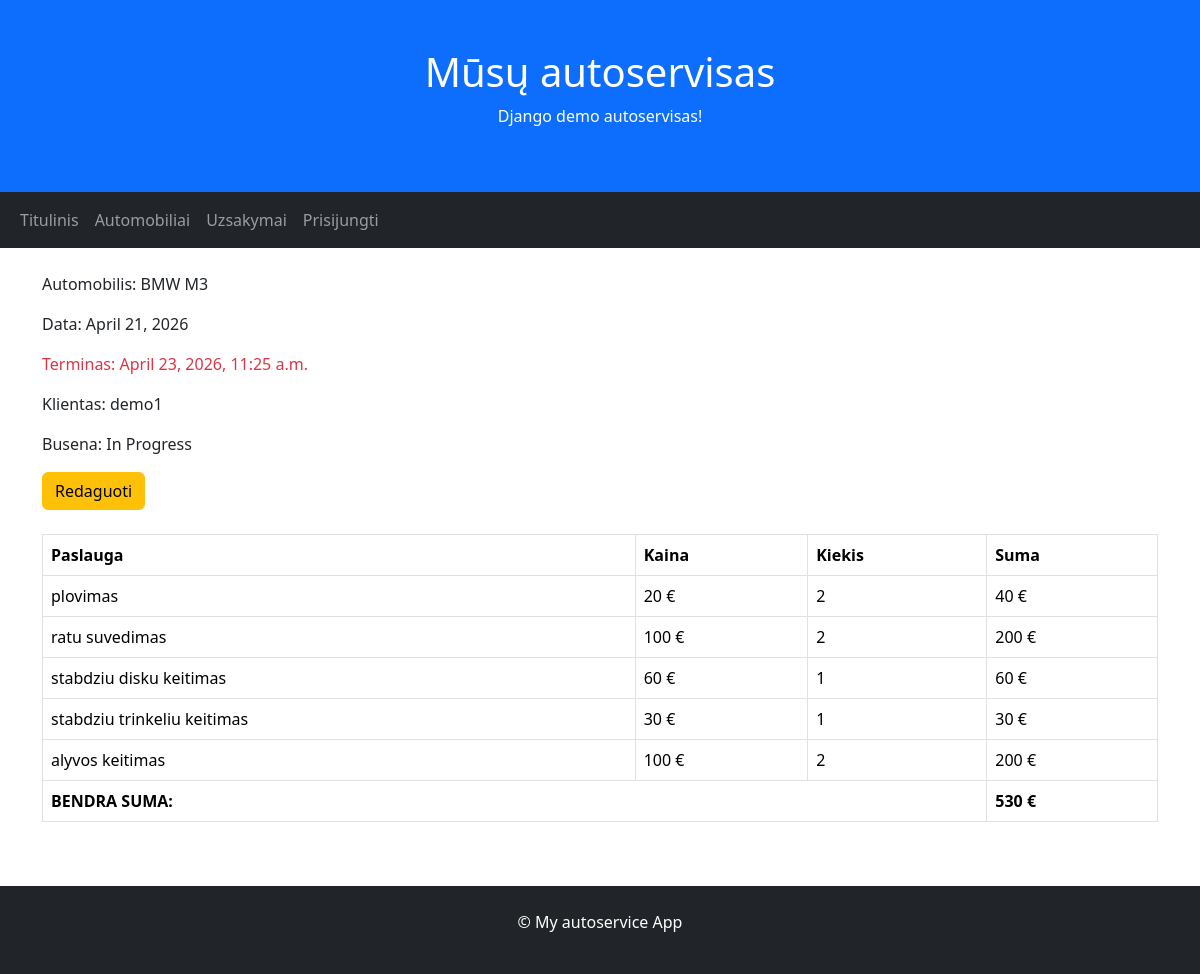
Page /orders/1/ on the earlier database version.
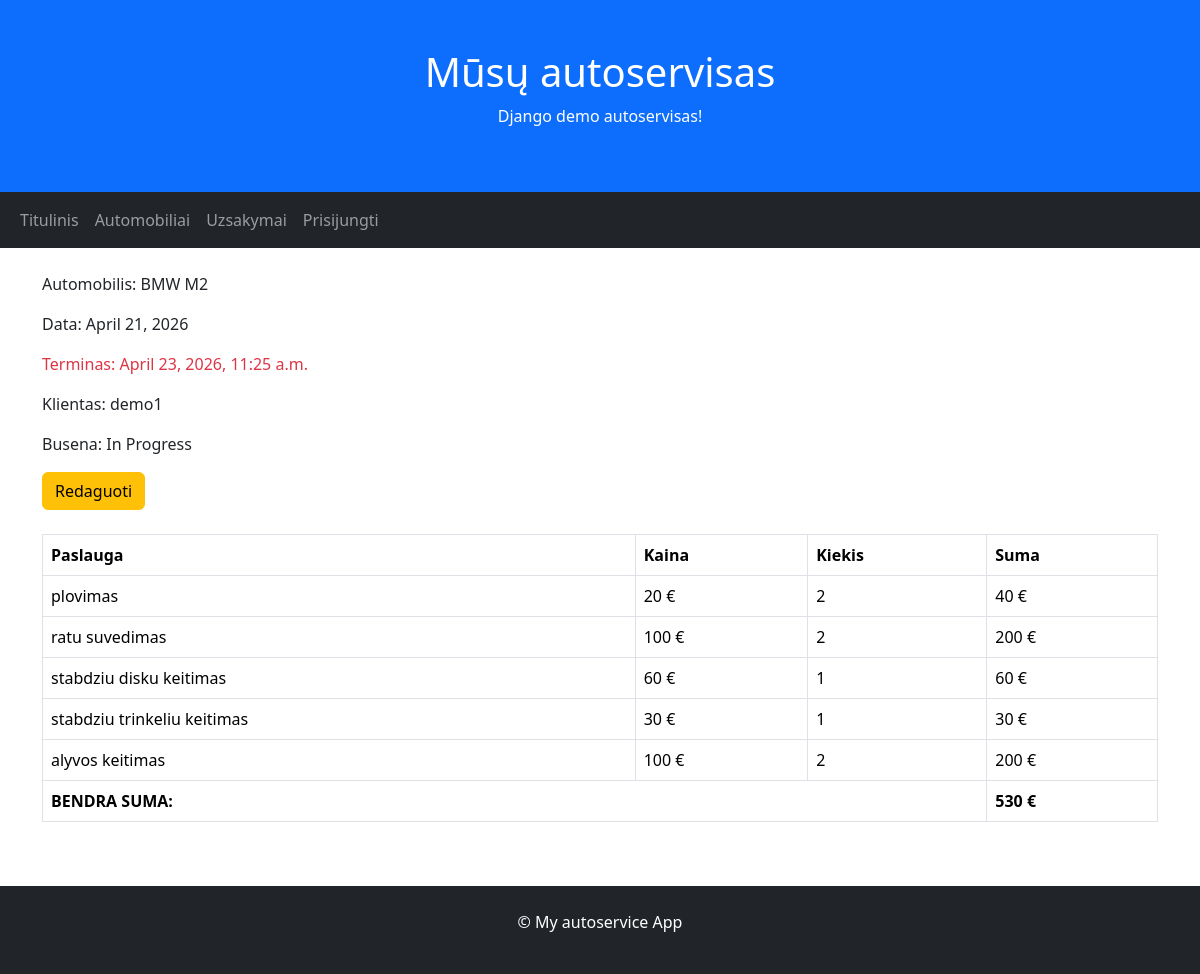
Same page on the later database version.
### autoservice/models.py (models this page shows, shortened)
class Order(models.Model):
    date = models.DateField(auto_now_add=True)
    car = models.ForeignKey(to="Car", on_delete=models.CASCADE)
    client = models.ForeignKey(to=User, on_delete=models.CASCADE)
    deadline = models.DateTimeField(null=True, blank=True)
    STATUS_CHOICES = [
        ('a', 'Administered'),
        ('k', 'Cancelled'),
        ('i', 'In Progress'),
        ('c', 'Completed'),
    ]
    status = models.CharField(choices=STATUS_CHOICES, default='a')
    def is_overdue(self):
        return self.deadline and timezone.now() > self.deadline
    def total(self):
        lines = self.lines.all()
        total = 0
        for line in lines:
            total += line.service.price * line.quantity
        return total

class Car(models.Model):
    make = models.CharField()
    model = models.CharField()
    license_plate = models.CharField()
    vin_code = models.CharField()
    client_name = models.CharField()
    description = HTMLField(default="")
    def __str__(self):
        return f"{self.make} {self.model}"

class OrderLine(models.Model):
    order = models.ForeignKey(to="Order", on_delete=models.CASCADE, related_name='lines')
    service = models.ForeignKey(to="Service", on_delete=models.SET_NULL, null=True, blank=True)
    quantity = models.IntegerField(default=1)
    def line_sum(self):
        return self.service.price * self.quantity

class Service(models.Model):
    name = models.CharField()
    price = models.IntegerField()

### autoservice/views.py (the view)
# urls.py: path('orders/<int:pk>/', views.OrderDetailView.as_view(), name="order"),
class OrderDetailView(generic.DetailView):
    model = Order
    template_name = "order.html"
    context_object_name = "order"

### autoservice/templates/order.html (shortened to what this page needs)
{% extends 'base.html' %}
{% block content %}
<p>Automobilis: {{ order.car }}</p>
<p>Data: {{ order.date }}</p>
<p class="{% if order.is_overdue %}text-danger{% endif %}">Terminas: {{ order.deadline }}</p>
<p>Klientas: {{ order.client }}</p>
<p>Busena: {{ order.get_status_display }}</p>
<div class="mb-4">
    <a class="btn btn-warning" href="{% url 'orders_update' order.pk %}">Redaguoti</a>
</div>
<table class="table table-bordered">
    <thead>
        <tr>
            <th>Paslauga</th>
            <th>Kaina</th>
            <th>Kiekis</th>
            <th>Suma</th>
        </tr>
    </thead>
    <tbody>
        {% for line in order.lines.all %}
            <tr>
                <td>{{ line.service.name }}</td>
                <td>{{ line.service.price }} €</td>
                <td>{{ line.quantity }}</td>
                <td>{{ line.line_sum }} €</td>
            </tr>
        {% endfor %}
        <tr>
            <th colspan="3">BENDRA SUMA:</th>
            <th>{{ order.total }} €</th>
        </tr>
    </tbody>
</table>
{% endblock %}

Differences in the rows shown:
changed through a linked row, Order "In Progress": car "BMW M3" → "BMW M2"
